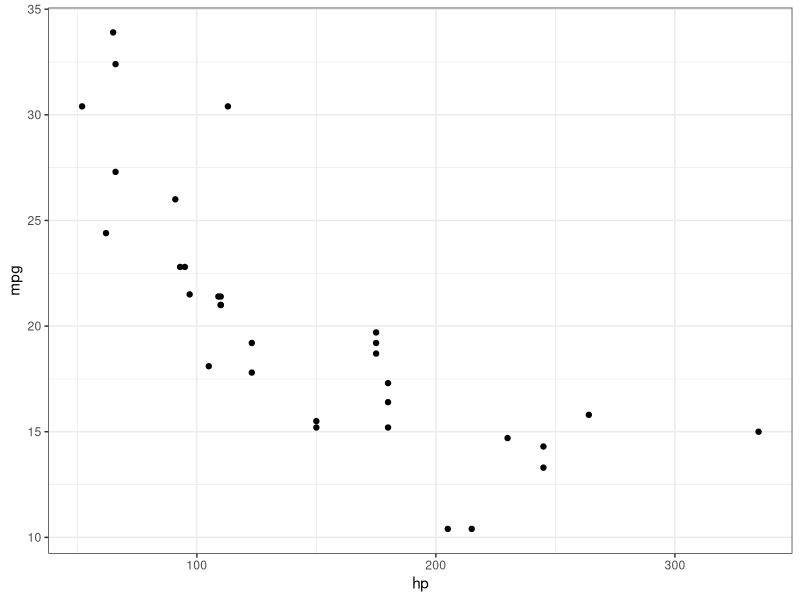
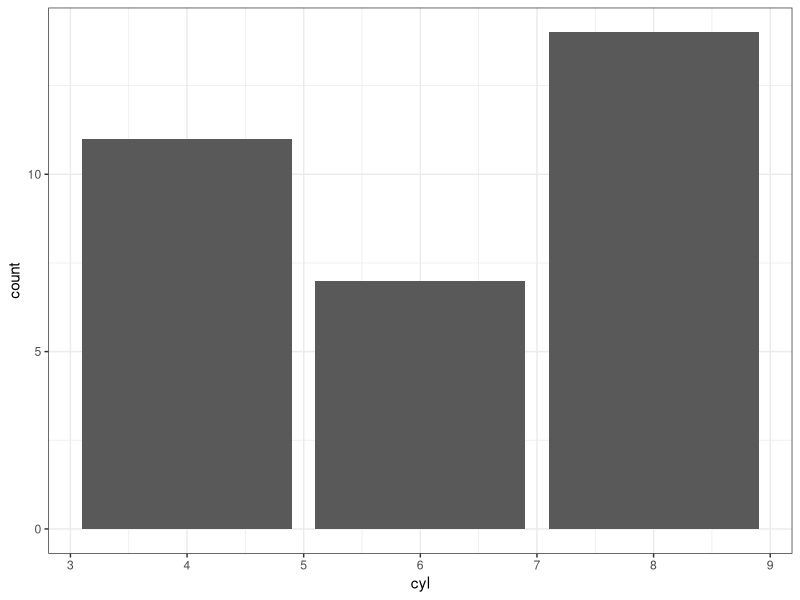
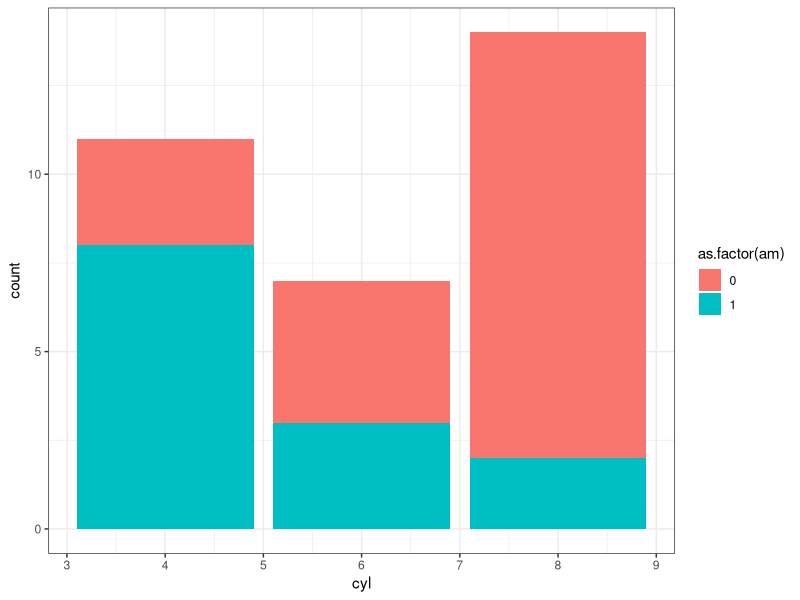
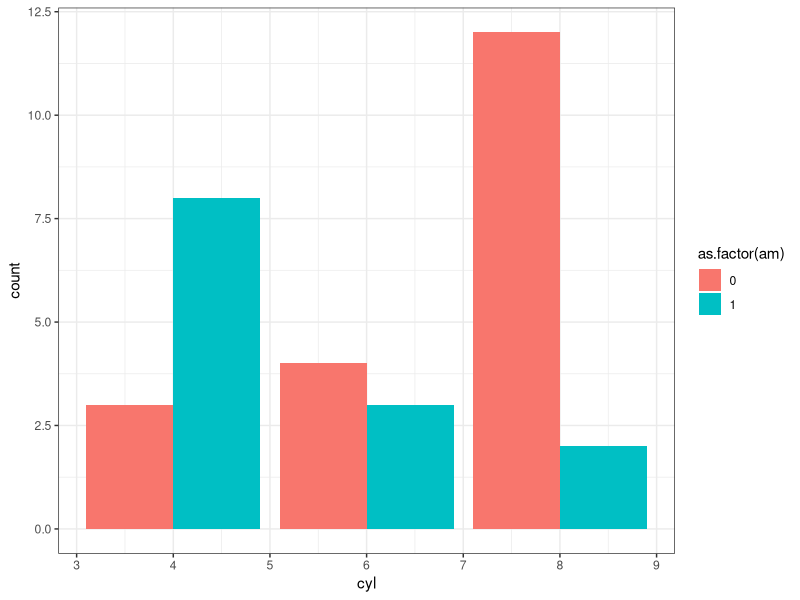
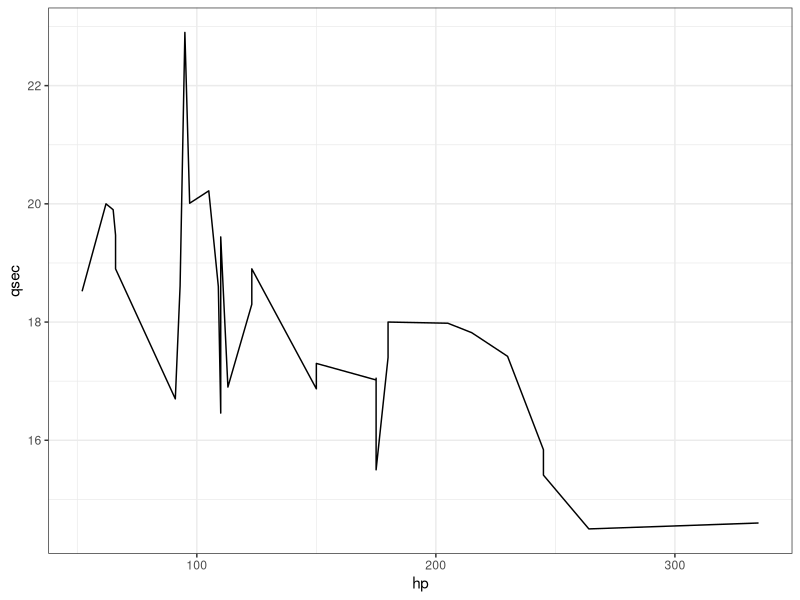
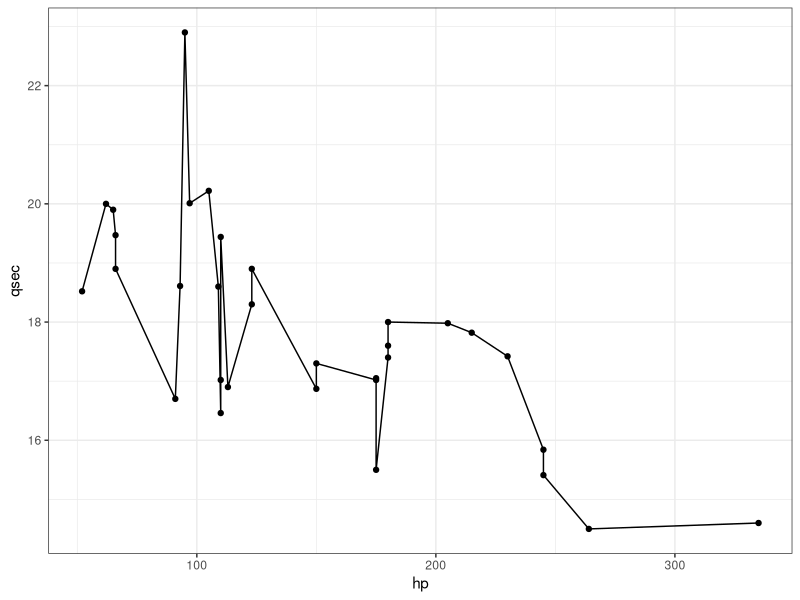

Write R code to recreate these figures, in order.
## ---- chunk 1
library(tidyverse) #this is a comment
## ---- chunk 2
cars = as.tibble(mtcars) #default dataset, no need to read-in dataset file
str(cars) #examine structure 
## ---- chunk 3
cars %>% select(mpg) #does not create a new data frame
mpgonly = cars %>% select(mpg) #creates a new data frame called "mpgonly"
str(mpgonly) #examine the structure
glimpse(mpgonly) #alternative
## ---- chunk 4
mpghp = cars %>% select(c(mpg,hp))
str(mpghp)
## ---- chunk 5
lowmpg = cars %>% filter(mpg < 20)
str(lowmpg)
## ---- chunk 6
lowmpg8cyl = cars %>% filter(mpg < 20 & cyl == 8) #be sure to use == sign
str(lowmpg8cyl)
## ---- chunk 7
cars = cars %>% mutate(hpratio = hp/mpg)
str(cars)
## ---- chunk 8
by_cyl = cars %>% group_by(cyl) %>% summarise(avghp = mean(hp))
by_cyl #display the newly grouped and summarized data
## ---- chunk 9
ggplot(cars, aes(x = hp, y = mpg)) + geom_point() + theme_bw()
## ---- chunk 10
ggplot(cars, aes(x=cyl)) + geom_bar() + theme_bw()
## ---- chunk 11
ggplot(cars, aes(x=cyl, fill = as.factor(am))) + geom_bar() + theme_bw() #use as.factor to convert (only in the ggplot function, not in the data frame) "am" to a categorical variable to use for fill
## ---- chunk 12
ggplot(cars, aes(x=cyl, fill = as.factor(am))) + geom_bar(position=position_dodge()) + theme_bw() #position=position_dodge() to unstack
## ---- chunk 13
ggplot(cars, aes(x=hp, y=qsec)) + geom_line() + theme_bw() #without points
ggplot(cars, aes(x=hp, y=qsec)) + geom_line() + geom_point() + theme_bw() #with points
